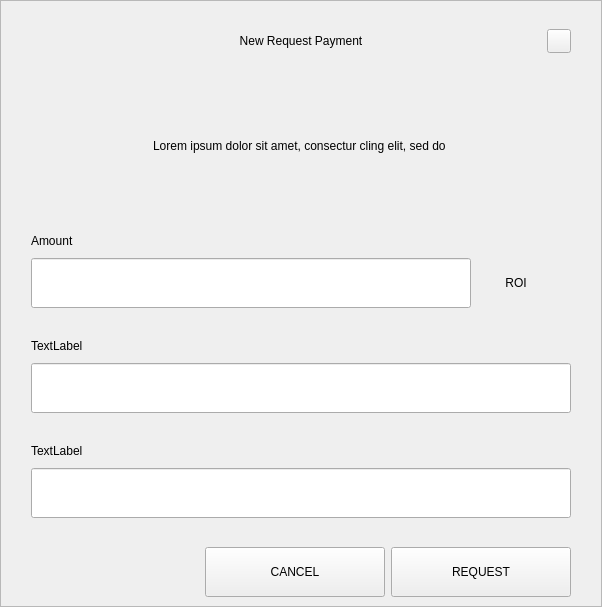
<?xml version="1.0" encoding="UTF-8"?>
<ui version="4.0">
 <class>RequestDialog</class>
 <widget class="QDialog" name="RequestDialog">
  <property name="geometry">
   <rect>
    <x>0</x>
    <y>0</y>
    <width>602</width>
    <height>607</height>
   </rect>
  </property>
  <property name="windowTitle">
   <string>Dialog</string>
  </property>
  <layout class="QVBoxLayout" name="verticalLayout_5">
   <property name="spacing">
    <number>0</number>
   </property>
   <property name="leftMargin">
    <number>0</number>
   </property>
   <property name="topMargin">
    <number>0</number>
   </property>
   <property name="rightMargin">
    <number>0</number>
   </property>
   <property name="bottomMargin">
    <number>0</number>
   </property>
   <item>
    <widget class="QFrame" name="frame">
     <property name="styleSheet">
      <string notr="true"/>
     </property>
     <property name="frameShape">
      <enum>QFrame::StyledPanel</enum>
     </property>
     <property name="frameShadow">
      <enum>QFrame::Raised</enum>
     </property>
     <layout class="QVBoxLayout" name="verticalLayout_4" stretch="1,0,0">
      <property name="spacing">
       <number>0</number>
      </property>
      <property name="leftMargin">
       <number>30</number>
      </property>
      <property name="topMargin">
       <number>20</number>
      </property>
      <property name="rightMargin">
       <number>30</number>
      </property>
      <property name="bottomMargin">
       <number>0</number>
      </property>
      <item>
       <layout class="QHBoxLayout" name="horizontalLayout_3">
        <property name="spacing">
         <number>0</number>
        </property>
        <item>
         <spacer name="horizontalSpacer_21">
          <property name="orientation">
           <enum>Qt::Horizontal</enum>
          </property>
          <property name="sizeHint" stdset="0">
           <size>
            <width>40</width>
            <height>20</height>
           </size>
          </property>
         </spacer>
        </item>
        <item>
         <widget class="QLabel" name="labelTitle">
          <property name="minimumSize">
           <size>
            <width>0</width>
            <height>40</height>
           </size>
          </property>
          <property name="maximumSize">
           <size>
            <width>16777215</width>
            <height>40</height>
           </size>
          </property>
          <property name="styleSheet">
           <string notr="true">padding-left:24px;</string>
          </property>
          <property name="text">
           <string>New Request Payment</string>
          </property>
          <property name="alignment">
           <set>Qt::AlignCenter</set>
          </property>
          <property name="margin">
           <number>7</number>
          </property>
         </widget>
        </item>
        <item>
         <spacer name="horizontalSpacer">
          <property name="orientation">
           <enum>Qt::Horizontal</enum>
          </property>
          <property name="sizeHint" stdset="0">
           <size>
            <width>40</width>
            <height>20</height>
           </size>
          </property>
         </spacer>
        </item>
        <item>
         <widget class="QPushButton" name="btnEsc">
          <property name="minimumSize">
           <size>
            <width>24</width>
            <height>24</height>
           </size>
          </property>
          <property name="maximumSize">
           <size>
            <width>24</width>
            <height>24</height>
           </size>
          </property>
          <property name="focusPolicy">
           <enum>Qt::NoFocus</enum>
          </property>
          <property name="text">
           <string/>
          </property>
         </widget>
        </item>
       </layout>
      </item>
      <item>
       <widget class="QStackedWidget" name="stack">
        <property name="minimumSize">
         <size>
          <width>540</width>
          <height>0</height>
         </size>
        </property>
        <property name="maximumSize">
         <size>
          <width>540</width>
          <height>16777215</height>
         </size>
        </property>
        <property name="currentIndex">
         <number>0</number>
        </property>
        <widget class="QWidget" name="page_1">
         <property name="minimumSize">
          <size>
           <width>540</width>
           <height>0</height>
          </size>
         </property>
         <property name="maximumSize">
          <size>
           <width>540</width>
           <height>16777215</height>
          </size>
         </property>
         <layout class="QVBoxLayout" name="layout1">
          <property name="spacing">
           <number>0</number>
          </property>
          <property name="leftMargin">
           <number>0</number>
          </property>
          <property name="topMargin">
           <number>0</number>
          </property>
          <property name="rightMargin">
           <number>0</number>
          </property>
          <property name="bottomMargin">
           <number>0</number>
          </property>
          <item>
           <spacer name="verticalSpacer_21">
            <property name="orientation">
             <enum>Qt::Vertical</enum>
            </property>
            <property name="sizeType">
             <enum>QSizePolicy::Fixed</enum>
            </property>
            <property name="sizeHint" stdset="0">
             <size>
              <width>20</width>
              <height>30</height>
             </size>
            </property>
           </spacer>
          </item>
          <item alignment="Qt::AlignHCenter">
           <widget class="QLabel" name="labelMessage">
            <property name="minimumSize">
             <size>
              <width>400</width>
              <height>50</height>
             </size>
            </property>
            <property name="text">
             <string>Lorem ipsum dolor sit amet, consectur cling elit, sed do </string>
            </property>
            <property name="alignment">
             <set>Qt::AlignCenter</set>
            </property>
            <property name="wordWrap">
             <bool>true</bool>
            </property>
           </widget>
          </item>
          <item alignment="Qt::AlignBottom">
           <widget class="QWidget" name="containerAmount" native="true">
            <layout class="QVBoxLayout" name="verticalLayout">
             <property name="spacing">
              <number>9</number>
             </property>
             <property name="leftMargin">
              <number>0</number>
             </property>
             <property name="topMargin">
              <number>0</number>
             </property>
             <property name="rightMargin">
              <number>0</number>
             </property>
             <property name="bottomMargin">
              <number>0</number>
             </property>
             <item>
              <widget class="QLabel" name="labelSubtitleAmount">
               <property name="minimumSize">
                <size>
                 <width>350</width>
                 <height>16</height>
                </size>
               </property>
               <property name="maximumSize">
                <size>
                 <width>16777215</width>
                 <height>16</height>
                </size>
               </property>
               <property name="text">
                <string>Amount</string>
               </property>
              </widget>
             </item>
             <item alignment="Qt::AlignTop">
              <widget class="QWidget" name="layoutAmount" native="true">
               <layout class="QHBoxLayout" name="horizontalLayout" stretch="2,0">
                <property name="spacing">
                 <number>0</number>
                </property>
                <property name="leftMargin">
                 <number>0</number>
                </property>
                <property name="topMargin">
                 <number>0</number>
                </property>
                <property name="rightMargin">
                 <number>0</number>
                </property>
                <property name="bottomMargin">
                 <number>0</number>
                </property>
                <item>
                 <widget class="QLineEdit" name="lineEditAmount">
                  <property name="minimumSize">
                   <size>
                    <width>0</width>
                    <height>50</height>
                   </size>
                  </property>
                  <property name="maximumSize">
                   <size>
                    <width>16777215</width>
                    <height>50</height>
                   </size>
                  </property>
                 </widget>
                </item>
                <item>
                 <widget class="QWidget" name="comboContainer" native="true">
                  <property name="minimumSize">
                   <size>
                    <width>100</width>
                    <height>50</height>
                   </size>
                  </property>
                  <property name="maximumSize">
                   <size>
                    <width>16777215</width>
                    <height>50</height>
                   </size>
                  </property>
                  <layout class="QHBoxLayout" name="horizontalLayout_31">
                   <property name="spacing">
                    <number>0</number>
                   </property>
                   <property name="leftMargin">
                    <number>0</number>
                   </property>
                   <property name="topMargin">
                    <number>0</number>
                   </property>
                   <property name="rightMargin">
                    <number>10</number>
                   </property>
                   <property name="bottomMargin">
                    <number>0</number>
                   </property>
                   <item>
                    <widget class="QLabel" name="comboBoxCoin">
                     <property name="text">
                      <string>ROI</string>
                     </property>
                     <property name="alignment">
                      <set>Qt::AlignCenter</set>
                     </property>
                    </widget>
                   </item>
                  </layout>
                 </widget>
                </item>
               </layout>
              </widget>
             </item>
            </layout>
           </widget>
          </item>
          <item>
           <spacer name="verticalSpacer_31">
            <property name="orientation">
             <enum>Qt::Vertical</enum>
            </property>
            <property name="sizeType">
             <enum>QSizePolicy::Fixed</enum>
            </property>
            <property name="sizeHint" stdset="0">
             <size>
              <width>20</width>
              <height>30</height>
             </size>
            </property>
           </spacer>
          </item>
          <item>
           <layout class="QVBoxLayout" name="verticalLayoutLabel">
            <property name="spacing">
             <number>9</number>
            </property>
            <item>
             <widget class="QLabel" name="labelSubtitleLabel">
              <property name="minimumSize">
               <size>
                <width>0</width>
                <height>16</height>
               </size>
              </property>
              <property name="maximumSize">
               <size>
                <width>16777215</width>
                <height>16</height>
               </size>
              </property>
              <property name="text">
               <string>TextLabel</string>
              </property>
             </widget>
            </item>
            <item>
             <widget class="QLineEdit" name="lineEditLabel">
              <property name="minimumSize">
               <size>
                <width>0</width>
                <height>50</height>
               </size>
              </property>
              <property name="maximumSize">
               <size>
                <width>16777215</width>
                <height>50</height>
               </size>
              </property>
             </widget>
            </item>
           </layout>
          </item>
          <item>
           <spacer name="verticalSpacer_34">
            <property name="orientation">
             <enum>Qt::Vertical</enum>
            </property>
            <property name="sizeType">
             <enum>QSizePolicy::Fixed</enum>
            </property>
            <property name="sizeHint" stdset="0">
             <size>
              <width>20</width>
              <height>30</height>
             </size>
            </property>
           </spacer>
          </item>
          <item>
           <layout class="QVBoxLayout" name="verticalLayoutDescription">
            <property name="spacing">
             <number>9</number>
            </property>
            <item>
             <widget class="QLabel" name="labelSubtitleDescription">
              <property name="minimumSize">
               <size>
                <width>0</width>
                <height>16</height>
               </size>
              </property>
              <property name="maximumSize">
               <size>
                <width>16777215</width>
                <height>16</height>
               </size>
              </property>
              <property name="text">
               <string>TextLabel</string>
              </property>
             </widget>
            </item>
            <item>
             <widget class="QLineEdit" name="lineEditDescription">
              <property name="minimumSize">
               <size>
                <width>0</width>
                <height>50</height>
               </size>
              </property>
              <property name="maximumSize">
               <size>
                <width>16777215</width>
                <height>50</height>
               </size>
              </property>
             </widget>
            </item>
            <item>
             <spacer name="verticalSpacer_4">
              <property name="orientation">
               <enum>Qt::Vertical</enum>
              </property>
              <property name="sizeType">
               <enum>QSizePolicy::Fixed</enum>
              </property>
              <property name="sizeHint" stdset="0">
               <size>
                <width>20</width>
                <height>20</height>
               </size>
              </property>
             </spacer>
            </item>
           </layout>
          </item>
         </layout>
        </widget>
        <widget class="QWidget" name="page_2">
         <layout class="QVBoxLayout" name="layout2">
          <item>
           <spacer name="verticalSpacer_5">
            <property name="orientation">
             <enum>Qt::Vertical</enum>
            </property>
            <property name="sizeType">
             <enum>QSizePolicy::Fixed</enum>
            </property>
            <property name="sizeHint" stdset="0">
             <size>
              <width>20</width>
              <height>50</height>
             </size>
            </property>
           </spacer>
          </item>
          <item alignment="Qt::AlignHCenter">
           <widget class="QLabel" name="labelQrImg">
            <property name="minimumSize">
             <size>
              <width>260</width>
              <height>260</height>
             </size>
            </property>
            <property name="maximumSize">
             <size>
              <width>260</width>
              <height>260</height>
             </size>
            </property>
            <property name="text">
             <string/>
            </property>
            <property name="alignment">
             <set>Qt::AlignCenter</set>
            </property>
           </widget>
          </item>
          <item>
           <spacer name="verticalSpacer_2">
            <property name="orientation">
             <enum>Qt::Vertical</enum>
            </property>
            <property name="sizeType">
             <enum>QSizePolicy::Fixed</enum>
            </property>
            <property name="sizeHint" stdset="0">
             <size>
              <width>20</width>
              <height>30</height>
             </size>
            </property>
           </spacer>
          </item>
          <item alignment="Qt::AlignHCenter">
           <widget class="QLabel" name="labelAddress">
            <property name="text">
             <string>A7VFR83SQbiezrW72hjcWJtcfip5krte2Z </string>
            </property>
           </widget>
          </item>
          <item>
           <spacer name="verticalSpacer_32">
            <property name="orientation">
             <enum>Qt::Vertical</enum>
            </property>
            <property name="sizeType">
             <enum>QSizePolicy::Expanding</enum>
            </property>
            <property name="sizeHint" stdset="0">
             <size>
              <width>20</width>
              <height>20</height>
             </size>
            </property>
           </spacer>
          </item>
          <item>
           <layout class="QHBoxLayout" name="horizontal">
            <property name="leftMargin">
             <number>20</number>
            </property>
            <property name="rightMargin">
             <number>20</number>
            </property>
            <property name="bottomMargin">
             <number>20</number>
            </property>
            <item>
             <spacer name="horizontalSpacer_4">
              <property name="orientation">
               <enum>Qt::Horizontal</enum>
              </property>
              <property name="sizeHint" stdset="0">
               <size>
                <width>40</width>
                <height>20</height>
               </size>
              </property>
             </spacer>
            </item>
            <item>
             <widget class="QPushButton" name="btnCopyAddress">
              <property name="minimumSize">
               <size>
                <width>180</width>
                <height>50</height>
               </size>
              </property>
              <property name="text">
               <string>COPY ADDRESS</string>
              </property>
             </widget>
            </item>
            <item>
             <widget class="QPushButton" name="btnCopyUrl">
              <property name="minimumSize">
               <size>
                <width>180</width>
                <height>50</height>
               </size>
              </property>
              <property name="text">
               <string>COPY URL</string>
              </property>
             </widget>
            </item>
            <item>
             <spacer name="horizontalSpacer_2">
              <property name="orientation">
               <enum>Qt::Horizontal</enum>
              </property>
              <property name="sizeHint" stdset="0">
               <size>
                <width>40</width>
                <height>20</height>
               </size>
              </property>
             </spacer>
            </item>
           </layout>
          </item>
         </layout>
        </widget>
       </widget>
      </item>
      <item>
       <widget class="QWidget" name="buttonsStack" native="true">
        <layout class="QHBoxLayout" name="horizontalLayout_5">
         <property name="leftMargin">
          <number>20</number>
         </property>
         <property name="rightMargin">
          <number>0</number>
         </property>
         <item>
          <spacer name="horizontalSpacer_41">
           <property name="orientation">
            <enum>Qt::Horizontal</enum>
           </property>
           <property name="sizeHint" stdset="0">
            <size>
             <width>40</width>
             <height>20</height>
            </size>
           </property>
          </spacer>
         </item>
         <item>
          <widget class="QPushButton" name="btnCancel">
           <property name="minimumSize">
            <size>
             <width>180</width>
             <height>50</height>
            </size>
           </property>
           <property name="focusPolicy">
            <enum>Qt::NoFocus</enum>
           </property>
           <property name="text">
            <string>CANCEL</string>
           </property>
          </widget>
         </item>
         <item>
          <widget class="QPushButton" name="btnSave">
           <property name="minimumSize">
            <size>
             <width>180</width>
             <height>50</height>
            </size>
           </property>
           <property name="focusPolicy">
            <enum>Qt::NoFocus</enum>
           </property>
           <property name="text">
            <string>REQUEST</string>
           </property>
          </widget>
         </item>
        </layout>
       </widget>
      </item>
     </layout>
    </widget>
   </item>
  </layout>
 </widget>
 <resources/>
 <connections/>
</ui>
